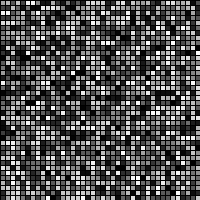
Frame 1 (no input)
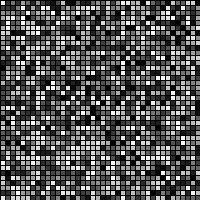
Frame 60 (the mouse pressed at the canvas centre just before this capture)
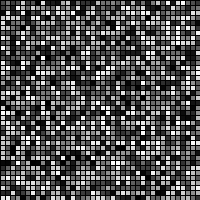
Frame 120 (the mouse held since frame 60 and released just before this capture)

The Processing sketch that drew these frames (run headless with seeded random() and noise(); from frame 60 on, the mouse is pressed at the canvas centre):

// Processing sketch: processing_177217
// ── processing_177217.pde

int counter;

void setup()
{
  size (200,200);
  background (255);
}
void draw()
{
  for(int i=0;i<400;i=i+5)
  {
  for(int j=0;j<400;j=j+5)
  {
    fill(random(255));
    rect(i,j,50,50);
  }
  }
}
